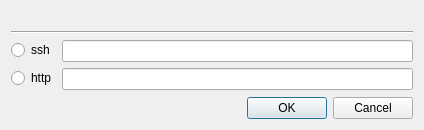
<?xml version="1.0" encoding="UTF-8"?>
<ui version="4.0">
 <class>CloneFromGitHubDialog</class>
 <widget class="QDialog" name="CloneFromGitHubDialog">
  <property name="geometry">
   <rect>
    <x>0</x>
    <y>0</y>
    <width>424</width>
    <height>130</height>
   </rect>
  </property>
  <property name="windowTitle">
   <string>Clone from GitHub</string>
  </property>
  <layout class="QVBoxLayout" name="verticalLayout">
   <item>
    <widget class="HyperLinkLabel" name="label_hyperlink">
     <property name="text">
      <string/>
     </property>
    </widget>
   </item>
   <item>
    <widget class="Line" name="line">
     <property name="orientation">
      <enum>Qt::Horizontal</enum>
     </property>
    </widget>
   </item>
   <item>
    <layout class="QFormLayout" name="formLayout">
     <property name="fieldGrowthPolicy">
      <enum>QFormLayout::ExpandingFieldsGrow</enum>
     </property>
     <property name="labelAlignment">
      <set>Qt::AlignLeading|Qt::AlignLeft|Qt::AlignVCenter</set>
     </property>
     <property name="formAlignment">
      <set>Qt::AlignLeading|Qt::AlignLeft|Qt::AlignTop</set>
     </property>
     <item row="0" column="0">
      <widget class="QRadioButton" name="radioButton_ssh">
       <property name="text">
        <string>ssh</string>
       </property>
      </widget>
     </item>
     <item row="0" column="1">
      <widget class="ReadOnlyLineEdit" name="lineEdit_ssh"/>
     </item>
     <item row="1" column="0">
      <widget class="QRadioButton" name="radioButton_http">
       <property name="text">
        <string>http</string>
       </property>
      </widget>
     </item>
     <item row="1" column="1">
      <widget class="ReadOnlyLineEdit" name="lineEdit_http"/>
     </item>
    </layout>
   </item>
   <item>
    <spacer name="verticalSpacer">
     <property name="orientation">
      <enum>Qt::Vertical</enum>
     </property>
     <property name="sizeHint" stdset="0">
      <size>
       <width>20</width>
       <height>0</height>
      </size>
     </property>
    </spacer>
   </item>
   <item>
    <layout class="QHBoxLayout" name="horizontalLayout">
     <item>
      <spacer name="horizontalSpacer">
       <property name="orientation">
        <enum>Qt::Horizontal</enum>
       </property>
       <property name="sizeHint" stdset="0">
        <size>
         <width>40</width>
         <height>20</height>
        </size>
       </property>
      </spacer>
     </item>
     <item>
      <widget class="QPushButton" name="pushButton_ok">
       <property name="text">
        <string>OK</string>
       </property>
      </widget>
     </item>
     <item>
      <widget class="QPushButton" name="pushButton_cancel">
       <property name="text">
        <string>Cancel</string>
       </property>
      </widget>
     </item>
    </layout>
   </item>
  </layout>
 </widget>
 <customwidgets>
  <customwidget>
   <class>ReadOnlyLineEdit</class>
   <extends>QLineEdit</extends>
   <header>ReadOnlyLineEdit.h</header>
  </customwidget>
  <customwidget>
   <class>HyperLinkLabel</class>
   <extends>QLabel</extends>
   <header>HyperLinkLabel.h</header>
  </customwidget>
 </customwidgets>
 <resources/>
 <connections>
  <connection>
   <sender>pushButton_ok</sender>
   <signal>clicked()</signal>
   <receiver>CloneFromGitHubDialog</receiver>
   <slot>accept()</slot>
   <hints>
    <hint type="sourcelabel">
     <x>264</x>
     <y>112</y>
    </hint>
    <hint type="destinationlabel">
     <x>231</x>
     <y>110</y>
    </hint>
   </hints>
  </connection>
  <connection>
   <sender>pushButton_cancel</sender>
   <signal>clicked()</signal>
   <receiver>CloneFromGitHubDialog</receiver>
   <slot>reject()</slot>
   <hints>
    <hint type="sourcelabel">
     <x>374</x>
     <y>108</y>
    </hint>
    <hint type="destinationlabel">
     <x>333</x>
     <y>122</y>
    </hint>
   </hints>
  </connection>
 </connections>
</ui>
